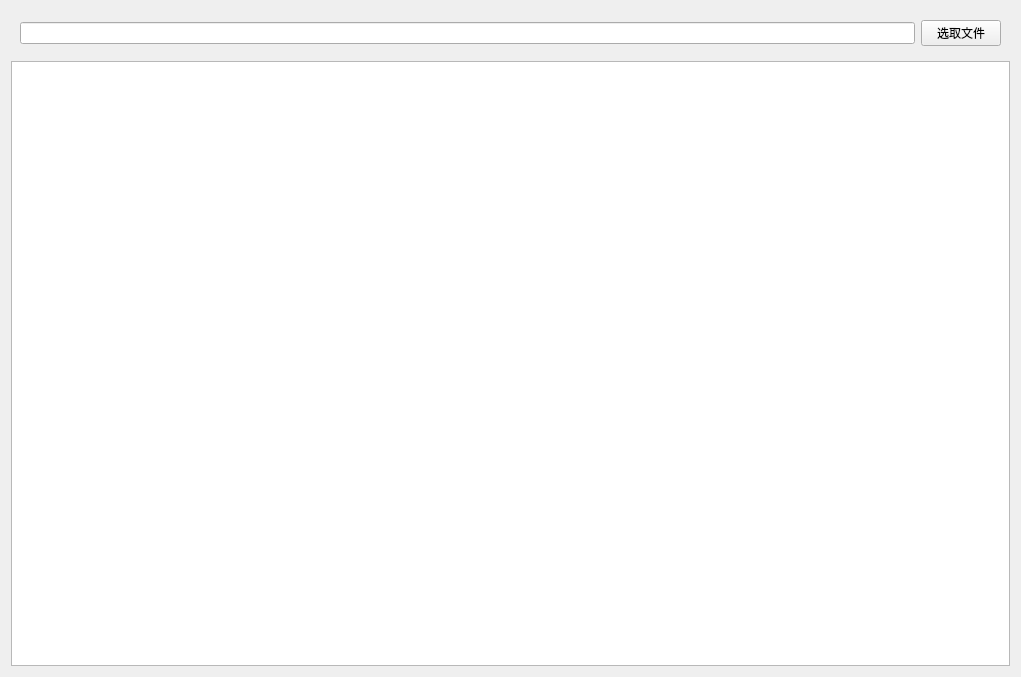
<?xml version="1.0" encoding="UTF-8"?>
<ui version="4.0">
 <class>file_widget</class>
 <widget class="QWidget" name="file_widget">
  <property name="geometry">
   <rect>
    <x>0</x>
    <y>0</y>
    <width>1021</width>
    <height>677</height>
   </rect>
  </property>
  <property name="windowTitle">
   <string>file_widget</string>
  </property>
  <layout class="QVBoxLayout" name="verticalLayout">
   <item>
    <widget class="QWidget" name="widget" native="true">
     <layout class="QHBoxLayout" name="horizontalLayout">
      <item>
       <widget class="QLineEdit" name="lineEdit"/>
      </item>
      <item>
       <widget class="QPushButton" name="pushButton">
        <property name="text">
         <string>选取文件</string>
        </property>
       </widget>
      </item>
     </layout>
    </widget>
   </item>
   <item>
    <widget class="QTextEdit" name="textEdit"/>
   </item>
  </layout>
 </widget>
 <resources/>
 <connections/>
</ui>
